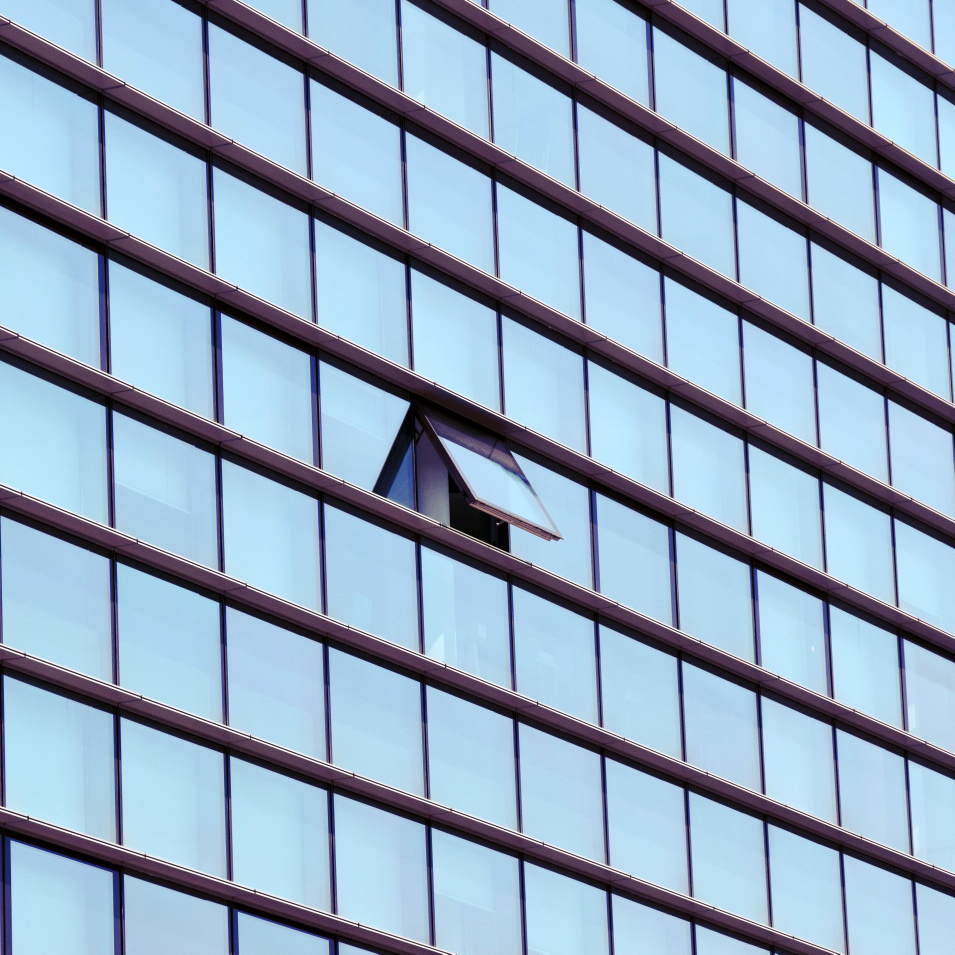
#> input picture window.jpg, 3818 x 3818 px (shown at 1/4 size)
$ jupyter execute --allow-errors sDCurvlingTour.ipynb   (shell and % lines are left out)   (older library calls are emulated)
#> lines starting #> are read from the running program, lines starting #| are printed output that depends on the picture
### OTInterface.py
import sys
import numpy as np
import rt
import scipy.sparse as sps
from scipy.sparse.linalg import LinearOperator,cg

def calcul_masse(img,isQ1) :
	if not isQ1 :
		return np.sum(img.ravel())/(img.shape[0]*img.shape[1])
	else :
		Nx=img.shape[0]
		Ny=img.shape[1]
		mass=np.sum(img[1:-1,1:-1])
		mass+=0.5*(np.sum(img[0,1:-1])+np.sum(img[-1,1:-1])+np.sum(img[1:-1,0])+np.sum(img[1:-1,-1]))
		mass+=0.25*(img[0,0]+img[-1,0]+img[0,-1]+img[-1,-1])
		mass=mass/((Nx-2)*(Ny-2)+0.5*2*(Ny+Nx-4)+1.)
		return mass

class OT() :
	def __init__(self,u,box,isQ1=False):
		self.T = rt.Triangulation2()
		self.T.setImage(u.shape[0],u.shape[1],isQ1,u.ravel(),box[0],box[1],box[2],box[3])
	# [57 lines left out: functions compute, Tesselation, Adjacency, compute_local_cost_matrix, not called in this run]
class PostProcess() :
	""" USAGE IS POSTPROCESS(ot,x,psi,w)
	# INPUT
	#	x : either a array(n,2) or array(2*n) vector, coordinates of Dirac Masses
	#   psi : array(n) , power of the power diagramm
	#   w :  array(n) , weights of Dirac masses
	# OUTPUT
	# computes for a Laguerre tesselation several info
	# self.mass : array(n) of the masses of the Laguerre Tesselation
	# self.bar  : array(n,2) of the barycenters of the Laguerre Tesselation
	# self.G : value of the transport for the choice of psi
	# self.x : array(2*n), copy of x
	# self.Grad_P_G : array(n), derivative of self.G wrto psi
	# self.Grad_X_G : array(2*n), derivative of self.G wrto x
	# self.Hess_PP_G : sparse matrix (n,n), Hessian of self.G wrto psi
	# self.D_X_Popt(d) : Linear function, return array(n) if d is array(2*n)
	#			returns the derivative of the optimal psi wrto x in direction d if
	#			psi is assumed to be optimal for x
	# self.Hess_XX_Gopt(d) : Linear function, return u=array(2*n) if d=array(2*n)
	#			returns u, the multplication of d by the Hessian of G_opt wrto X assuming that
	#			psi is optimal
	# self.Hess_G : Matrix (3*n,3*n)
	#			returns the Hessian of G wrto (psi,X)
	# self.Hess_XX_G(d) : Matrix (2*n,2*n)
	#			returns the Hessian of G wrto (X)
	"""
	# [17 lines left out: function __init__, not called in this run]

	def Hess_XX_Gopt(self,direction) :
		return self.Hess_XX_G.dot(direction)+self.Hess_XW_G.dot(self.D_X_Popt(direction))

	# [12 lines left out: functions D_X_Popt, Hess_G, not called in this run]

### sDCurvlingTour.ipynb
# Semi-discrete optimal Transport with Curvling Demo
_______________________________
In this tutorial, you will be taught how to manipulate our toolbox for computing the optimal transport between a image and a mesure carried by a curve with bounded speed and acceleration discretized by a set of Dirac masses.

## Computation of the classical semi-discrete bluenoise problem
___________________

In this section we load all the libraries that allows to compute the 2-Wasserstein distance between an image and a set Dirac masses.

[cell 1]
# import all the required libraries
import numpy as np
import scipy.sparse as sps
import matplotlib.pyplot as plt
from PIL import Image
import PIL

from OTInterface import OT,calcul_masse
from optim import optimalTransportHessLM,optimalTransportHess

[cell 2]
# import the reference image
u = Image.open('window.jpg').convert('L')
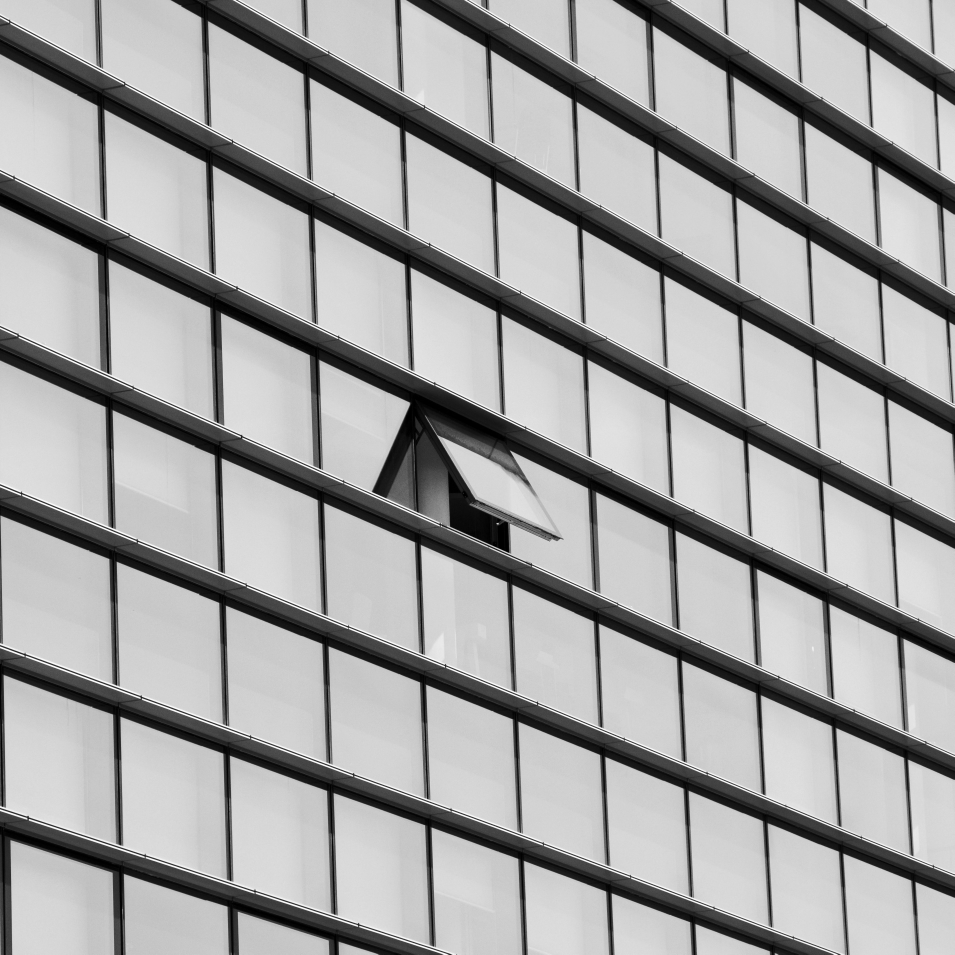
#> u: PIL image 3818x3818 L (shown at 1/4 size); min 0, max 255, mean 164.4
u.load()
u = u.resize((1024,1024),PIL.Image.ANTIALIAS)
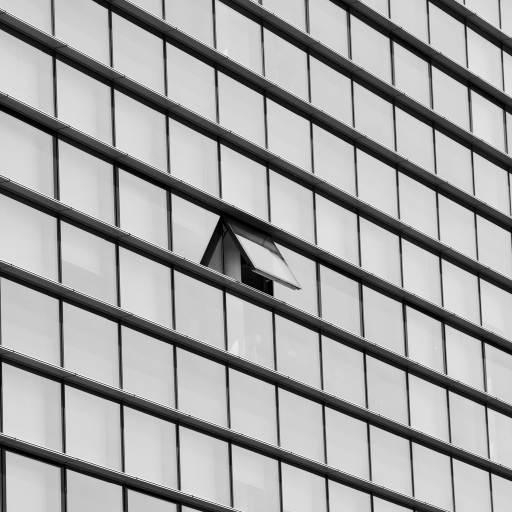
#> u: PIL image 1024x1024 L (shown at 1/2 size); min 0, max 255, mean 164.4
u = np.array(u,dtype=float)
#> u: shape (1024, 1024) float64
img = u.copy()
plt.figure(1,figsize=(9,9))
plt.imshow(u,cmap="gray");
plt.colorbar()
u = np.max(u) - u + 3
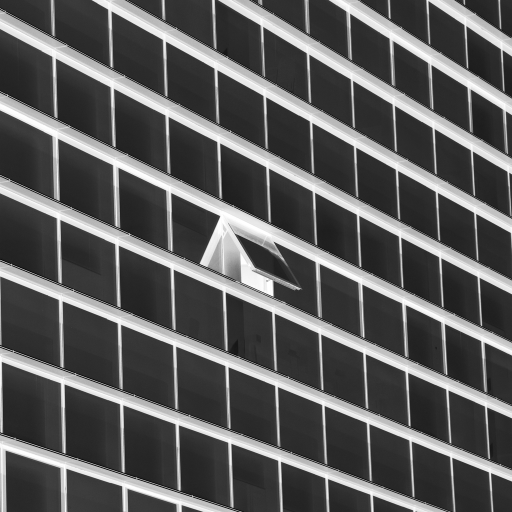
#> u: shape (1024, 1024) float64 (shown at 1/2 size); min 3, max 258, mean 93.6; drawn with min black and max white
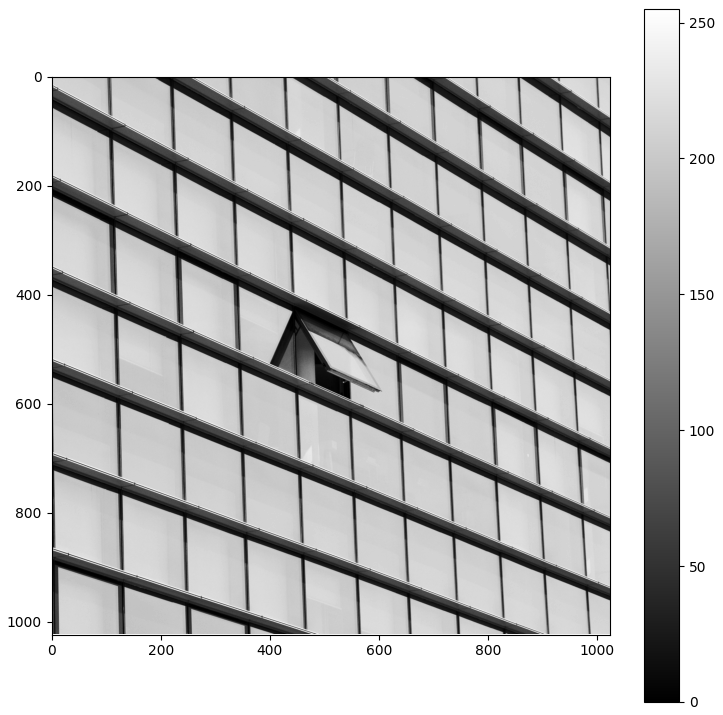
#> figure drawn by matplotlib, 2 panels

[cell 3]
isQ1 = True
# normalize image
u = u /calcul_masse(u,isQ1)
#> in calcul_masse, `mass=np.sum(img[1:-1,1:-1])`: mass = 97734708
#> in calcul_masse, `mass+=0.5*(np.sum(img[0,1:-1])+np.sum(img[-1,1:-1])+np.sum(img[1:-1,0]..`: mass = 97945039
#> in calcul_masse, `mass+=0.25*(img[0,0]+img[-1,0]+img[0,-1]+img[-1,-1])`: mass = 97945101.8
#> in calcul_masse, `mass=mass/((Nx-2)*(Ny-2)+0.5*2*(Ny+Nx-4)+1.)`: mass = 93.59
# initialize the optimal transport toolbox
box = [0.0,1.0,0.0,1.0]
#> (the rest of this cell did not finish here and is left out)


[cell 4]
# initialize Dirac mass position
x = np.random.rand(10000,2)
psi = np.zeros(x.shape[0])
w = np.ones_like(psi)
w /= np.sum(w)
#optimize Dirac mass position using the most commonly used damped Newton algorithm
import time;
timeNewton = time.time()
#> (the rest of this cell did not finish here and is left out)

[cell 5]
plt.figure(1,figsize=(10,10))
plt.plot(x[:,0],x[:,1],',k',markersize=3);
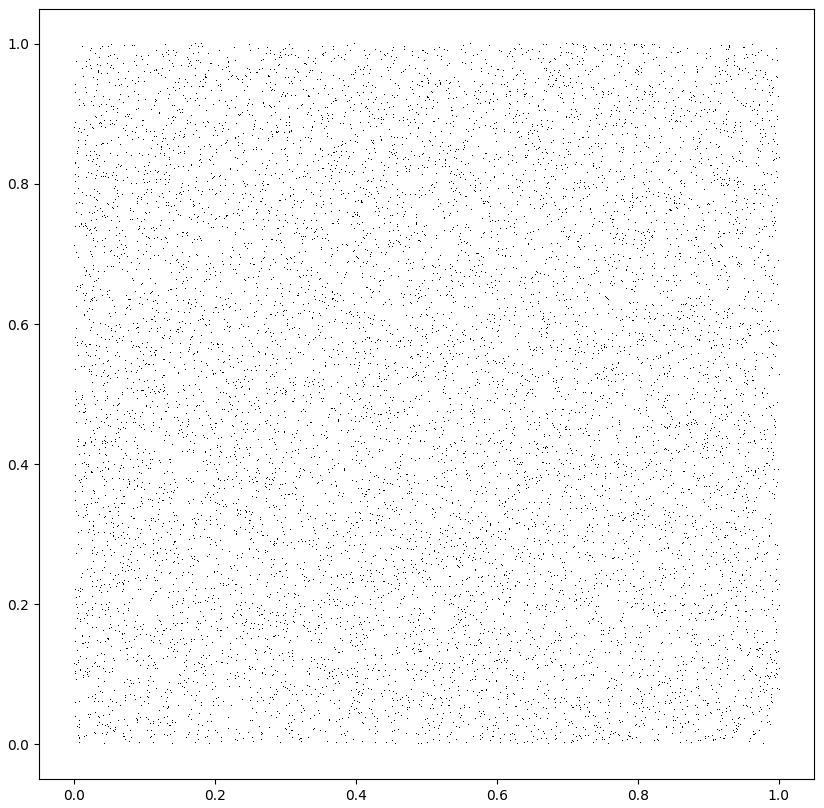
#> figure drawn by matplotlib, 1 panel

[cell 6]
# initialize Dirac mass position
x = np.random.rand(10000,2)
psi = np.zeros(x.shape[0])
w = np.ones_like(psi)
w /= np.sum(w)
#optimize Dirac mass position using a Levenberg-Marquardt implementation
timeLM = time.time()
#> (the rest of this cell did not finish here and is left out)

[cell 7]
plt.figure(1,figsize=(10,10))
plt.plot(x[:,0],x[:,1],',k',markersize=3);
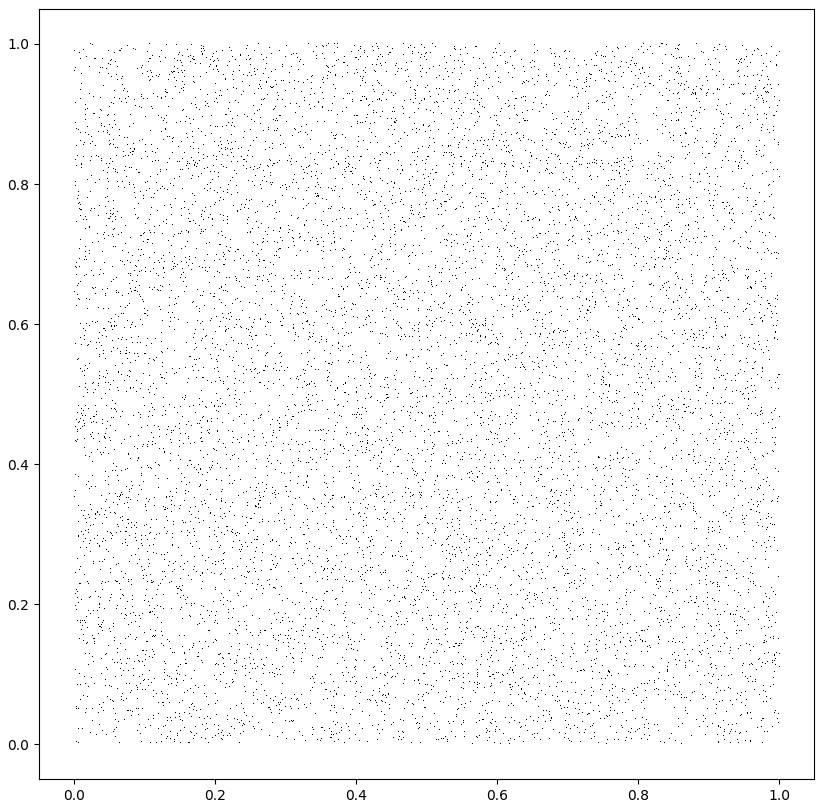
#> figure drawn by matplotlib, 1 panel

[cell 8]
print(" Time damped Newton method: %3.2fs, time Levenberg-Marquardt: %3.2fs"%(timeNewton,timeLM))

## Adding some constraint on the Dirac masses' position
____________________
In order to get a cinematically admissible curve one should define sets of constraints and corresponding projectors as described [in](https://arxiv.org/abs/1804.08356).

In a nutshell, this method consists in computing the discrete derivatives of the points list (with discrete finite elements operators), and if their norms are above a certain threshold we project the points back to the admissible set of points with a bounded speed and curvature via an ADMM algorithm.

The following algorithm is multi-scaled, in the begining it is computing optimal transport and optimizing the Dirac masses positions for a coarse discretization (few points), then at each mutliscale step the number of points is doubled by performing a straightforward linear interpolation.

[cell 9]
from Admm import admm,proj_inf_inf,mat_deriv,mat_deriv2,verif_inf_inf


def upSampleByTwo(x,psi):
    xRes = np.zeros((2*x.shape[0],x.shape[1]))
    psiRes= np.zeros((2*x.shape[0]))
    n = x.shape[0]
    for i in range(x.shape[0]-1):
        xRes[2*i,:] = x[i,:]
        d=np.array([[x[i+1,1]-x[i,1]],[x[i,0]-x[i+1,0]]])
        xRes[2*i+1,:] = .5*(x[i,:]+x[i+1,:])+1.e-2*(2*np.random.rand(1)-1)*np.squeeze(d)
        psiRes[2*i]=psi[i]
        psiRes[2*i+1]=0.5*(psi[i]+psi[i+1])
    xRes[-2,:] = x[-1,:]
    xRes[-1,:] = (x[-1,:] + x[0,:])*.5
    psiRes[-2] = psi[-1]
    psiRes[-1] = (psi[-1] + psi[0])*.5
    return xRes,psiRes


VERBOSE=2
n = 256*256
#parametres de contrainte
c = 5.0 #c in [1/4,10]
alpha1 = c/np.sqrt(float(n))
thetamax = 2.0*np.pi/24.0
alpha2 = np.sqrt(2.0)*alpha1*np.sqrt(1.0-np.cos(thetamax))

#number of multiscale interations
resMax = 8
nn = int(n/np.power(2.0,resMax))
t = np.linspace(0,2*np.pi,nn,endpoint=False)
x = np.zeros((nn,2))
x[:,0] = np.cos(t)
x[:,1] = np.sin(t)
x *= 0.50
x += .5

niteration = 8
k=resMax
box = [0.0,1.0,0.0,1.0]
#> (the rest of this cell did not finish here and is left out)
